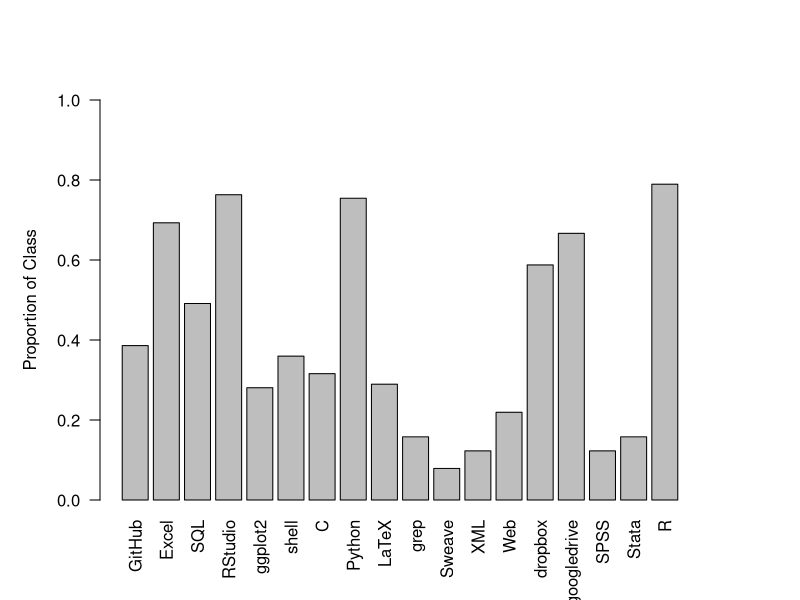

Reproduce this figure in R. (Note: this script raises an error after producing the figure.)
#data clean
setwd("~/Desktop/EDAV/EDAV_HW1")
survey <- read.csv("Survey+Response.csv")

#naming vars and removing empty columns
names(survey) <- c("waitlist","program","tools","exp.Rmodeling","b5","b6","b7","b8","b9","b10","b11","gender","primaryeditor","exp.Rgraphics","exp.Radvanced","exp.documentation","exp.Matlab","exp.Github","b19","b20","b21","b22","b23","b24","b25","b26","b27","b28","b29","b30","b31","b32","b33","b34","b35","b36","b37","b38")
survey <- survey[,c(-5:-11,-19:-38)]

#dummy variables for each language/tool in tools
tooldummies = c()
toolList <- c("Github","Excel","SQL","RStudio","ggplot2","shell", "C/C","Python","LaTeX","(grep)","Sweave/knitr","XML","Web: html css js","dropbox","google drive","SPSS","Stata")
for(t in toolList){
  tooldummies <- cbind(tooldummies,grepl(t,survey$tools))
}
tooldummies <- cbind(tooldummies,(grepl("R,",survey$tools)==TRUE | (grepl("R",survey$tools)==TRUE & grepl("RStudio",survey$tools)==FALSE)))
colnames(tooldummies) <- c("GitHub","Excel","SQL","RStudio","ggplot2","shell", "C","Python","LaTeX","grep","Sweave","XML","Web","dropbox","googledrive","SPSS","Stata","R")
survey <- cbind(survey,tooldummies)

#quick summary info
summary(survey)
par(las = 2)
par(mar=c(5,5,5,5))
barplot(apply(survey[,12:29],2,mean),ylab = "Proportion of Class",ylim = c(0,1))
library(corrplot)
corrplot.mixed(cor(survey[,12:29]),method='square')

#JK

#another verson of corrplot with numbers
corrplot.mixed(cor(survey[,12:29]))

library(ggplot2)
#Gender vs Program
ggplot(survey, aes(x=program, fill = gender)) + geom_bar(width = .5) + coord_flip()

#gender/program/count_exp in heatmap form
ggplot(survey, aes(gender, program, fill = apply(survey[,12:29],1,sum))) + geom_tile() + scale_fill_gradient2(high = "red",low = "white", ylab("count"))

#exp based on num_languages
qplot(exp.Rmodeling, apply(survey[,12:29],1,sum), data = survey, geom = "boxplot", ylab = "count")
qplot(exp.Rgraphics, apply(survey[,12:29],1,sum), data = survey, geom = "boxplot", ylab = "count")
qplot(exp.Radvanced, apply(survey[,12:29],1,sum), data = survey, geom = "boxplot", ylab = "count")
qplot(exp.documentation, apply(survey[,12:29],1,sum), data = survey, geom = "boxplot", ylab = "count")
qplot(exp.Matlab, apply(survey[,12:29],1,sum), data = survey, geom = "boxplot", ylab = "count")
qplot(exp.Github, apply(survey[,12:29],1,sum), data = survey, geom = "boxplot", ylab = "count")

